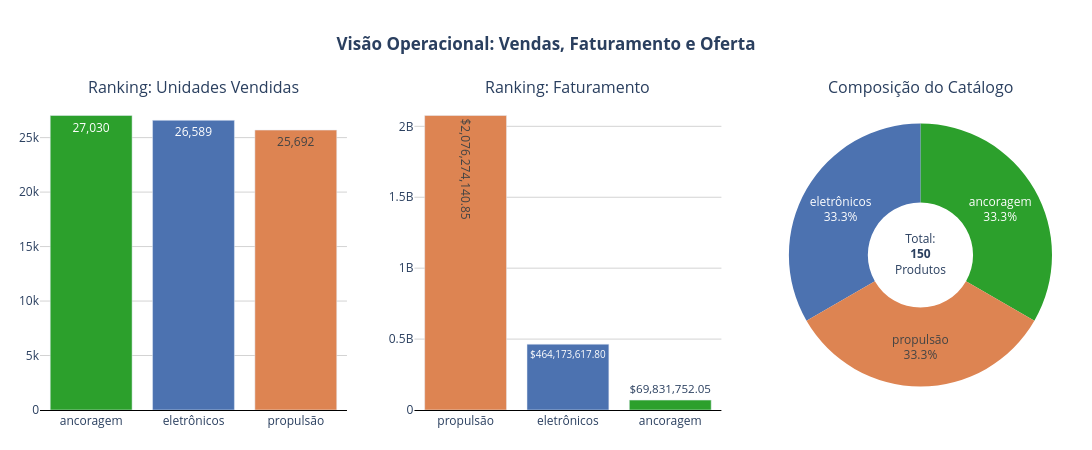

Notebook source saved alongside this figure:
### Markdown cell above
### 1.4 - Composição das Vendas ("O que vendemos")

### Code cell
# ==========================================
# DATA PROCESSING
# ==========================================

df_sales_enriched = df_sales.merge(
    df_products[['code', 'actual_category']], 
    left_on='id_product', 
    right_on='code', 
    how='left'
)

df_sales_ranking = df_sales_enriched.groupby('actual_category')['qtd'].sum().reset_index()
df_sales_ranking['qtd'] = df_sales_ranking['qtd'].astype(int) 
df_sales_ranking = df_sales_ranking.sort_values(by='qtd', ascending=False)

df_revenue = df_sales_enriched.groupby('actual_category')['total'].sum().reset_index()
df_revenue = df_revenue.sort_values(by='total', ascending=False)

total_catalog_items = df_products['code'].nunique()
df_catalog_mix = df_products.groupby('actual_category')['code'].nunique().reset_index()
df_catalog_mix.columns = ['actual_category', 'product_count']

color_map = {
    'eletrônicos': '#4C72B0', 
    'propulsão': '#DD8452', 
    'ancoragem': '#2CA02C'
}

sales_colors = df_sales_ranking['actual_category'].map(color_map).tolist()
revenue_colors = df_revenue['actual_category'].map(color_map).tolist()
catalog_colors = df_catalog_mix['actual_category'].map(color_map).tolist()

# ==========================================
# VISUALIZATION
# ==========================================
fig_overview = make_subplots(
    rows=1, cols=3,
    specs=[[{"type": "bar"}, {"type": "bar"}, {"type": "pie"}]],
    subplot_titles=(
        "Ranking: Unidades Vendidas", 
        "Ranking: Faturamento",
        "Composição do Catálogo"
    ),
    column_widths=[0.35, 0.35, 0.30] 
)

# Gráfico 1: Unidades Vendidas
fig_overview.add_trace(
    go.Bar(
        x=df_sales_ranking['actual_category'],
        y=df_sales_ranking['qtd'],
        text=df_sales_ranking['qtd'],
        textposition='auto',
        texttemplate='%{text:,.0f}', 
        marker_color=sales_colors,
        hovertemplate="<b>%{x}</b><br>Vendidos: %{y:,.0f}<extra></extra>"
    ),
    row=1, col=1
)

# Gráfico 2: Faturamento
fig_overview.add_trace(
    go.Bar(
        x=df_revenue['actual_category'],
        y=df_revenue['total'],
        text=df_revenue['total'],
        textposition='auto',
        texttemplate='$%{text:,.2f}', 
        marker_color=revenue_colors,
        hovertemplate="<b>%{x}</b><br>Faturamento: $%{y:,.2f}<extra></extra>"
    ),
    row=1, col=2
)

# Gráfico 3: Catálogo (Itens Únicos)
fig_overview.add_trace(
    go.Pie(
        labels=df_catalog_mix['actual_category'],
        values=df_catalog_mix['product_count'],
        hole=0.4,
        title=f"Total:<br><b>{total_catalog_items}</b><br>Produtos",
        textinfo='label+percent',
        hovertemplate="<b>%{label}</b><br>Itens no Catálogo: %{value}<br>Fatia: %{percent}<extra></extra>",
        marker=dict(colors=catalog_colors) 
    ),
    row=1, col=3
)

# Ajustes de Layout e Eixos
fig_overview.update_layout(
    title_text="<b>Visão Operacional: Vendas, Faturamento e Oferta</b>",
    title_x=0.5,
    showlegend=False,
    height=450,
    width=1200, # Largura expandida para acomodar 3 gráficos sem espremer
    plot_bgcolor='white',
    margin=dict(t=100, b=40, l=40, r=40)
)

fig_overview.update_yaxes(showgrid=True, gridcolor='lightgrey', row=1, col=1)
fig_overview.update_yaxes(showgrid=True, gridcolor='lightgrey', row=1, col=2)
fig_overview.update_xaxes(showline=True, linewidth=1, linecolor='black', row=1, col=1)
fig_overview.update_xaxes(showline=True, linewidth=1, linecolor='black', row=1, col=2)

fig_overview.show()

### Figure 1 — Plotly figure (JSON) as saved in the notebook; plotly's stock layout.template omitted (floating-point values rounded to 4 significant figures)
{"data": [{"hovertemplate": "<b>%{x}</b><br>Vendidos: %{y:,.0f}<extra></extra>", "marker": {"color": ["#2CA02C", "#4C72B0", "#DD8452"]}, "text": [27030.0, 26590.0, 25690.0], "textposition": "auto", "texttemplate": "%{text:,.0f}", "type": "bar", "x": ["ancoragem", "eletrônicos", "propulsão"], "xaxis": "x", "y": [27030, 26589, 25692], "yaxis": "y"}, {"hovertemplate": "<b>%{x}</b><br>Faturamento: $%{y:,.2f}<extra></extra>", "marker": {"color": ["#DD8452", "#4C72B0", "#2CA02C"]}, "text": [2076000000.0, 464200000.0, 69830000.0], "textposition": "auto", "texttemplate": "$%{text:,.2f}", "type": "bar", "x": ["propulsão", "eletrônicos", "ancoragem"], "xaxis": "x2", "y": [2076000000.0, 464200000.0, 69830000.0], "yaxis": "y2"}, {"domain": {"x": [0.74, 1], "y": [0, 1]}, "hole": 0.4, "hovertemplate": "<b>%{label}</b><br>Itens no Catálogo: %{value}<br>Fatia: %{percent}<extra></extra>", "labels": ["ancoragem", "eletrônicos", "propulsão"], "marker": {"colors": ["#2CA02C", "#4C72B0", "#DD8452"]}, "textinfo": "label+percent", "title": {"text": "Total:<br><b>150</b><br>Produtos"}, "type": "pie", "values": [50, 50, 50]}], "layout": {"annotations": [{"font": {"size": 16}, "showarrow": false, "text": "Ranking: Unidades Vendidas", "x": 0.1517, "xanchor": "center", "xref": "paper", "y": 1, "yanchor": "bottom", "yref": "paper"}, {"font": {"size": 16}, "showarrow": false, "text": "Ranking: Faturamento", "x": 0.5217, "xanchor": "center", "xref": "paper", "y": 1, "yanchor": "bottom", "yref": "paper"}, {"font": {"size": 16}, "showarrow": false, "text": "Composição do Catálogo", "x": 0.87, "xanchor": "center", "xref": "paper", "y": 1, "yanchor": "bottom", "yref": "paper"}], "height": 450, "margin": {"b": 40, "l": 40, "r": 40, "t": 100}, "plot_bgcolor": "white", "showlegend": false, "title": {"text": "<b>Visão Operacional: Vendas, Faturamento e Oferta</b>", "x": 0.5}, "width": 1200, "xaxis": {"anchor": "y", "domain": [0, 0.3033], "linecolor": "black", "linewidth": 1, "showline": true}, "xaxis2": {"anchor": "y2", "domain": [0.37, 0.6733], "linecolor": "black", "linewidth": 1, "showline": true}, "yaxis": {"anchor": "x", "domain": [0, 1], "gridcolor": "lightgrey", "showgrid": true}, "yaxis2": {"anchor": "x2", "domain": [0, 1], "gridcolor": "lightgrey", "showgrid": true}}}
